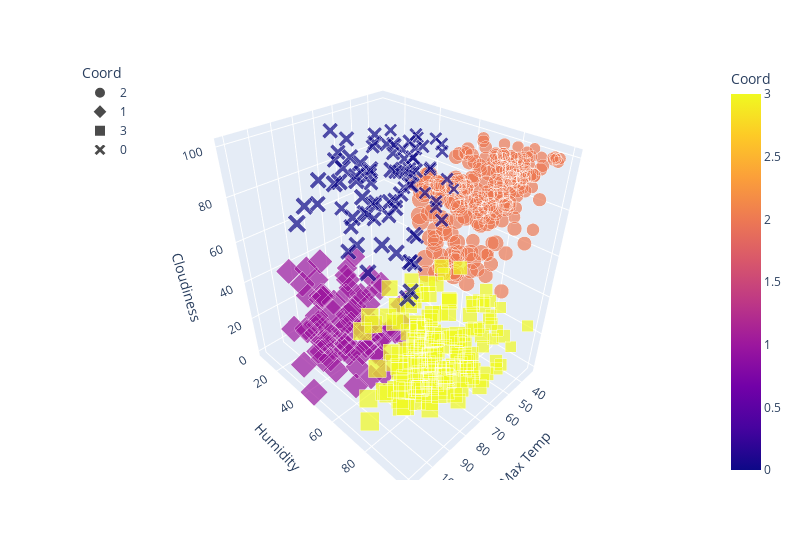

Notebook code for this chart:
### Code cell
# Plotting the clusters with three features
fig = px.scatter_3d(new_city_df, x="Max Temp", y="Humidity", z="Cloudiness", color="Coord", symbol="Coord", size="Max Temp",width=800)
fig.update_layout(legend=dict(x=0,y=1))
fig.show()

### Figure 1 — Plotly figure (JSON) as saved in the notebook; plotly's stock layout.template omitted (floating-point values rounded to 4 significant figures; data arrays with more than 128 entries replaced by an {"elided": "..."} marker saying what was removed)
{"data": [{"hovertemplate": "Coord=%{marker.color}<br>Max Temp=%{marker.size}<br>Humidity=%{y}<br>Cloudiness=%{z}<extra></extra>", "legendgroup": "2", "marker": {"color": {"elided": "237 int values"}, "coloraxis": "coloraxis", "size": {"elided": "237 float values"}, "sizemode": "area", "sizeref": 0.2774, "symbol": "circle"}, "mode": "markers", "name": "2", "scene": "scene", "showlegend": true, "type": "scatter3d", "x": {"elided": "237 float values"}, "y": {"elided": "237 int values"}, "z": {"elided": "237 int values"}}, {"hovertemplate": "Coord=%{marker.color}<br>Max Temp=%{marker.size}<br>Humidity=%{y}<br>Cloudiness=%{z}<extra></extra>", "legendgroup": "1", "marker": {"color": [1, 1, 1, 1, 1, 1, 1, 1, 1, 1, 1, 1, 1, 1, 1, 1, 1, 1, 1, 1, 1, 1, 1, 1, 1, 1, 1, 1, 1, 1, 1, 1, 1, 1, 1, 1, 1, 1, 1, 1, 1, 1, 1, 1, 1, 1, 1, 1, 1, 1, 1, 1, 1, 1, 1, 1, 1, 1, 1, 1, 1, 1, 1, 1, 1, 1, 1, 1, 1, 1, 1, 1, 1, 1, 1, 1, 1, 1, 1, 1, 1, 1, 1, 1, 1, 1], "coloraxis": "coloraxis", "size": [88.47, 59.86, 84.74, 93.76, 63.95, 63.64, 90.55, 86.02, 68.61, 82.04, 72.54, 91.02, 85.26, 91.99, 80.06, 95.97, 87.71, 104.2, 79.38, 70.63, 75.2, 81.37, 93.04, 95.59, 88.57, 70.5, 88.12, 86.99, 66.92, 89.08, 86.58, 83.35, 60.28, 80.67, 81.88, 46.36, 99.18, 76.96, 58.89, 93.81, 67.37, 93.34, 76.01, 94.35, 87.78, 107.5, 111.0, 65.59, 70.16, 87.24, 76.33, 82.83, 90.57, 78.96, 90.86, 75.88, 57.99, 76.89, 59.68, 69.35, 77.56, 89.78, 82.35, 95.23, 68.95, 88.77, 87.3, 104.2, 95.97, 94.35, 89.76, 92.98, 51.04, 89.51, 87.57, 66.04, 95.04, 82.38, 69.91, 65.71, 89.31, 70.29, 94.66, 73.11, 72.63, 84.79], "sizemode": "area", "sizeref": 0.2774, "symbol": "diamond"}, "mode": "markers", "name": "1", "scene": "scene", "showlegend": true, "type": "scatter3d", "x": [88.47, 59.86, 84.74, 93.76, 63.95, 63.64, 90.55, 86.02, 68.61, 82.04, 72.54, 91.02, 85.26, 91.99, 80.06, 95.97, 87.71, 104.2, 79.38, 70.63, 75.2, 81.37, 93.04, 95.59, 88.57, 70.5, 88.12, 86.99, 66.92, 89.08, 86.58, 83.35, 60.28, 80.67, 81.88, 46.36, 99.18, 76.96, 58.89, 93.81, 67.37, 93.34, 76.01, 94.35, 87.78, 107.5, 111.0, 65.59, 70.16, 87.24, 76.33, 82.83, 90.57, 78.96, 90.86, 75.88, 57.99, 76.89, 59.68, 69.35, 77.56, 89.78, 82.35, 95.23, 68.95, 88.77, 87.3, 104.2, 95.97, 94.35, 89.76, 92.98, 51.04, 89.51, 87.57, 66.04, 95.04, 82.38, 69.91, 65.71, 89.31, 70.29, 94.66, 73.11, 72.63, 84.79], "y": [48, 43, 11, 10, 14, 43, 18, 54, 43, 28, 40, 20, 36, 32, 9, 53, 30, 29, 27, 30, 29, 37, 57, 41, 20, 45, 47, 43, 36, 43, 15, 17, 48, 47, 58, 10, 47, 29, 38, 53, 41, 28, 28, 27, 55, 50, 45, 25, 37, 25, 50, 12, 26, 41, 30, 50, 48, 23, 49, 21, 48, 26, 32, 22, 18, 10, 24, 25, 55, 31, 58, 34, 37, 12, 23, 34, 43, 20, 30, 27, 55, 36, 34, 31, 21, 34], "z": [37, 0, 1, 38, 27, 5, 27, 40, 2, 1, 40, 43, 6, 53, 0, 40, 0, 1, 10, 21, 29, 0, 20, 0, 15, 38, 1, 47, 0, 7, 0, 20, 11, 20, 0, 0, 40, 37, 0, 41, 0, 1, 2, 1, 20, 22, 1, 0, 0, 29, 1, 1, 40, 34, 33, 40, 23, 1, 0, 0, 3, 12, 1, 38, 16, 1, 0, 20, 1, 10, 4, 0, 10, 1, 0, 5, 40, 1, 0, 0, 20, 0, 38, 46, 0, 0]}, {"hovertemplate": "Coord=%{marker.color}<br>Max Temp=%{marker.size}<br>Humidity=%{y}<br>Cloudiness=%{z}<extra></extra>", "legendgroup": "3", "marker": {"color": {"elided": "172 int values"}, "coloraxis": "coloraxis", "size": {"elided": "172 float values"}, "sizemode": "area", "sizeref": 0.2774, "symbol": "square"}, "mode": "markers", "name": "3", "scene": "scene", "showlegend": true, "type": "scatter3d", "x": {"elided": "172 float values"}, "y": {"elided": "172 int values"}, "z": {"elided": "172 int values"}}, {"hovertemplate": "Coord=%{marker.color}<br>Max Temp=%{marker.size}<br>Humidity=%{y}<br>Cloudiness=%{z}<extra></extra>", "legendgroup": "0", "marker": {"color": [0, 0, 0, 0, 0, 0, 0, 0, 0, 0, 0, 0, 0, 0, 0, 0, 0, 0, 0, 0, 0, 0, 0, 0, 0, 0, 0, 0, 0, 0, 0, 0, 0, 0, 0, 0, 0, 0, 0, 0, 0, 0, 0, 0, 0, 0, 0, 0, 0, 0, 0, 0, 0, 0, 0, 0, 0, 0, 0, 0, 0, 0, 0, 0, 0, 0, 0, 0, 0, 0, 0, 0, 0, 0, 0, 0, 0, 0, 0, 0, 0, 0, 0, 0, 0, 0], "coloraxis": "coloraxis", "size": [53.89, 60.71, 86.09, 52.09, 87.98, 82.83, 53.71, 86.85, 64.2, 73.45, 81.37, 38.86, 78.08, 77.45, 80.71, 58.98, 56.64, 84.16, 89.56, 70.77, 80.58, 87.22, 87.67, 86.92, 75.97, 54.05, 49.86, 67.35, 51.84, 80.71, 75.42, 91.06, 68.43, 71.85, 74.17, 82.9, 81.88, 85.35, 87.12, 71.28, 88.68, 54.43, 81.09, 88.83, 66.34, 68.67, 67.51, 91.98, 98.6, 84.51, 86.58, 84.51, 66.83, 48.43, 67.41, 63.34, 86.63, 83.59, 67.26, 74.84, 70.48, 41.68, 77.65, 86.49, 63.36, 70.59, 55.71, 66.87, 70.83, 70.56, 64.92, 85.69, 51.6, 70.97, 83.32, 92.44, 89.58, 68.79, 76.73, 53.96, 63.66, 73.49, 57.88, 64.09, 70.32, 91.11], "sizemode": "area", "sizeref": 0.2774, "symbol": "x"}, "mode": "markers", "name": "0", "scene": "scene", "showlegend": true, "type": "scatter3d", "x": [53.89, 60.71, 86.09, 52.09, 87.98, 82.83, 53.71, 86.85, 64.2, 73.45, 81.37, 38.86, 78.08, 77.45, 80.71, 58.98, 56.64, 84.16, 89.56, 70.77, 80.58, 87.22, 87.67, 86.92, 75.97, 54.05, 49.86, 67.35, 51.84, 80.71, 75.42, 91.06, 68.43, 71.85, 74.17, 82.9, 81.88, 85.35, 87.12, 71.28, 88.68, 54.43, 81.09, 88.83, 66.34, 68.67, 67.51, 91.98, 98.6, 84.51, 86.58, 84.51, 66.83, 48.43, 67.41, 63.34, 86.63, 83.59, 67.26, 74.84, 70.48, 41.68, 77.65, 86.49, 63.36, 70.59, 55.71, 66.87, 70.83, 70.56, 64.92, 85.69, 51.6, 70.97, 83.32, 92.44, 89.58, 68.79, 76.73, 53.96, 63.66, 73.49, 57.88, 64.09, 70.32, 91.11], "y": [61, 51, 43, 58, 77, 64, 64, 51, 46, 53, 74, 56, 61, 63, 68, 56, 58, 45, 73, 43, 71, 70, 59, 29, 67, 48, 50, 59, 56, 70, 33, 62, 47, 43, 22, 73, 72, 76, 54, 64, 50, 61, 37, 44, 53, 63, 39, 61, 29, 48, 53, 52, 57, 51, 50, 51, 56, 73, 17, 32, 40, 38, 28, 49, 34, 43, 61, 49, 35, 62, 37, 66, 32, 56, 22, 26, 66, 52, 69, 42, 33, 25, 66, 57, 40, 44], "z": [97, 100, 95, 75, 57, 100, 87, 93, 95, 75, 67, 75, 86, 89, 100, 99, 90, 99, 75, 76, 100, 90, 100, 86, 62, 100, 75, 98, 100, 100, 100, 100, 100, 69, 100, 68, 97, 58, 88, 96, 79, 100, 55, 91, 99, 68, 72, 62, 72, 93, 100, 80, 93, 86, 100, 94, 82, 98, 62, 62, 88, 93, 91, 66, 94, 100, 75, 100, 86, 100, 100, 90, 97, 93, 72, 76, 75, 91, 75, 76, 69, 92, 72, 100, 83, 91]}], "layout": {"coloraxis": {"colorbar": {"title": {"text": "Coord"}}, "colorscale": [[0, "#0d0887"], [0.1111, "#46039f"], [0.2222, "#7201a8"], [0.3333, "#9c179e"], [0.4444, "#bd3786"], [0.5556, "#d8576b"], [0.6667, "#ed7953"], [0.7778, "#fb9f3a"], [0.8889, "#fdca26"], [1, "#f0f921"]]}, "legend": {"itemsizing": "constant", "title": {"text": "Coord"}, "tracegroupgap": 0, "x": 0, "y": 1}, "margin": {"t": 60}, "scene": {"domain": {"x": [0, 1], "y": [0, 1]}, "xaxis": {"title": {"text": "Max Temp"}}, "yaxis": {"title": {"text": "Humidity"}}, "zaxis": {"title": {"text": "Cloudiness"}}}, "width": 800}}
